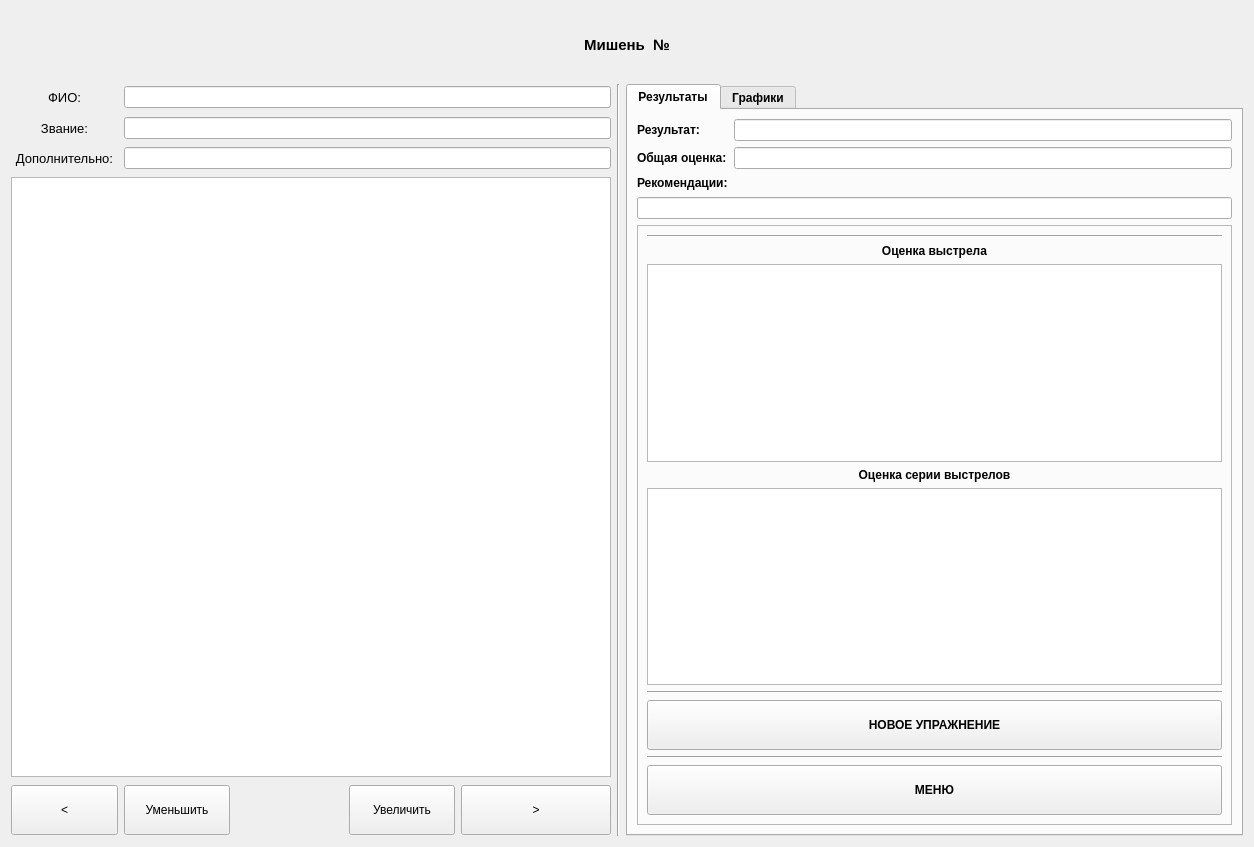
<?xml version="1.0" encoding="UTF-8"?>
<ui version="4.0">
 <class>Form</class>
 <widget class="QWidget" name="Form">
  <property name="geometry">
   <rect>
    <x>0</x>
    <y>0</y>
    <width>1254</width>
    <height>847</height>
   </rect>
  </property>
  <property name="minimumSize">
   <size>
    <width>1254</width>
    <height>847</height>
   </size>
  </property>
  <property name="maximumSize">
   <size>
    <width>1254</width>
    <height>847</height>
   </size>
  </property>
  <property name="windowTitle">
   <string>Form</string>
  </property>
  <layout class="QGridLayout" name="gridLayout">
   <item row="0" column="0" colspan="7">
    <widget class="QLabel" name="mainLabel">
     <property name="font">
      <font>
       <pointsize>11</pointsize>
       <weight>75</weight>
       <bold>true</bold>
      </font>
     </property>
     <property name="text">
      <string>Мишень  №</string>
     </property>
     <property name="alignment">
      <set>Qt::AlignCenter</set>
     </property>
    </widget>
   </item>
   <item row="2" column="1" colspan="4">
    <widget class="QLineEdit" name="zvanEdit"/>
   </item>
   <item row="1" column="1" colspan="4">
    <widget class="QLineEdit" name="fioEdit"/>
   </item>
   <item row="3" column="0">
    <widget class="QLabel" name="label_4">
     <property name="font">
      <font>
       <pointsize>10</pointsize>
      </font>
     </property>
     <property name="text">
      <string>Дополнительно:</string>
     </property>
     <property name="alignment">
      <set>Qt::AlignCenter</set>
     </property>
    </widget>
   </item>
   <item row="4" column="0" colspan="5">
    <widget class="QGraphicsView" name="targetView">
     <property name="minimumSize">
      <size>
       <width>600</width>
       <height>600</height>
      </size>
     </property>
     <property name="maximumSize">
      <size>
       <width>600</width>
       <height>600</height>
      </size>
     </property>
     <property name="autoFillBackground">
      <bool>true</bool>
     </property>
    </widget>
   </item>
   <item row="2" column="0">
    <widget class="QLabel" name="label_3">
     <property name="font">
      <font>
       <pointsize>10</pointsize>
      </font>
     </property>
     <property name="text">
      <string>Звание:</string>
     </property>
     <property name="alignment">
      <set>Qt::AlignCenter</set>
     </property>
    </widget>
   </item>
   <item row="3" column="1" colspan="4">
    <widget class="QLineEdit" name="otherEdit"/>
   </item>
   <item row="1" column="5" rowspan="5">
    <widget class="Line" name="line">
     <property name="orientation">
      <enum>Qt::Vertical</enum>
     </property>
    </widget>
   </item>
   <item row="1" column="0">
    <widget class="QLabel" name="label_2">
     <property name="font">
      <font>
       <pointsize>10</pointsize>
      </font>
     </property>
     <property name="text">
      <string>ФИО:</string>
     </property>
     <property name="alignment">
      <set>Qt::AlignCenter</set>
     </property>
    </widget>
   </item>
   <item row="5" column="1">
    <widget class="QPushButton" name="lessButton">
     <property name="minimumSize">
      <size>
       <width>0</width>
       <height>50</height>
      </size>
     </property>
     <property name="maximumSize">
      <size>
       <width>16777215</width>
       <height>50</height>
      </size>
     </property>
     <property name="text">
      <string>Уменьшить</string>
     </property>
    </widget>
   </item>
   <item row="5" column="4">
    <widget class="QPushButton" name="nextButton">
     <property name="minimumSize">
      <size>
       <width>150</width>
       <height>50</height>
      </size>
     </property>
     <property name="text">
      <string>&gt;</string>
     </property>
    </widget>
   </item>
   <item row="5" column="0">
    <widget class="QPushButton" name="prevButton">
     <property name="minimumSize">
      <size>
       <width>0</width>
       <height>50</height>
      </size>
     </property>
     <property name="text">
      <string>&lt;</string>
     </property>
    </widget>
   </item>
   <item row="5" column="3">
    <widget class="QPushButton" name="moreButton">
     <property name="minimumSize">
      <size>
       <width>0</width>
       <height>50</height>
      </size>
     </property>
     <property name="maximumSize">
      <size>
       <width>16777215</width>
       <height>50</height>
      </size>
     </property>
     <property name="text">
      <string>Увеличить</string>
     </property>
    </widget>
   </item>
   <item row="1" column="6" rowspan="5">
    <widget class="QTabWidget" name="tabWidget">
     <property name="font">
      <font>
       <weight>75</weight>
       <bold>true</bold>
      </font>
     </property>
     <property name="tabPosition">
      <enum>QTabWidget::North</enum>
     </property>
     <property name="tabShape">
      <enum>QTabWidget::Rounded</enum>
     </property>
     <property name="currentIndex">
      <number>0</number>
     </property>
     <property name="iconSize">
      <size>
       <width>100</width>
       <height>100</height>
      </size>
     </property>
     <widget class="QWidget" name="tab">
      <attribute name="title">
       <string>Результаты</string>
      </attribute>
      <layout class="QFormLayout" name="formLayout">
       <item row="0" column="0">
        <widget class="QLabel" name="label_9">
         <property name="text">
          <string>Результат:</string>
         </property>
         <property name="alignment">
          <set>Qt::AlignCenter</set>
         </property>
        </widget>
       </item>
       <item row="0" column="1">
        <widget class="QLineEdit" name="averageMark"/>
       </item>
       <item row="1" column="0">
        <widget class="QLabel" name="label_10">
         <property name="text">
          <string>Общая оценка:</string>
         </property>
        </widget>
       </item>
       <item row="1" column="1">
        <widget class="QLineEdit" name="resultsField"/>
       </item>
       <item row="2" column="0">
        <widget class="QLabel" name="label_11">
         <property name="text">
          <string>Рекомендации:</string>
         </property>
        </widget>
       </item>
       <item row="5" column="0" colspan="2">
        <widget class="QFrame" name="frame_5">
         <property name="minimumSize">
          <size>
           <width>0</width>
           <height>600</height>
          </size>
         </property>
         <property name="maximumSize">
          <size>
           <width>16777215</width>
           <height>600</height>
          </size>
         </property>
         <property name="frameShape">
          <enum>QFrame::StyledPanel</enum>
         </property>
         <property name="frameShadow">
          <enum>QFrame::Raised</enum>
         </property>
         <layout class="QVBoxLayout" name="verticalLayout_2">
          <item>
           <widget class="Line" name="line_2">
            <property name="orientation">
             <enum>Qt::Horizontal</enum>
            </property>
           </widget>
          </item>
          <item>
           <widget class="QLabel" name="label_12">
            <property name="text">
             <string>Оценка выстрела</string>
            </property>
            <property name="alignment">
             <set>Qt::AlignCenter</set>
            </property>
           </widget>
          </item>
          <item>
           <widget class="QPlainTextEdit" name="oneShotInfo"/>
          </item>
          <item>
           <widget class="QLabel" name="label_13">
            <property name="text">
             <string>Оценка серии выстрелов</string>
            </property>
            <property name="alignment">
             <set>Qt::AlignCenter</set>
            </property>
           </widget>
          </item>
          <item>
           <widget class="QPlainTextEdit" name="shotSeriesInfo"/>
          </item>
          <item>
           <widget class="Line" name="line_3">
            <property name="orientation">
             <enum>Qt::Horizontal</enum>
            </property>
           </widget>
          </item>
          <item>
           <widget class="QPushButton" name="newPractice">
            <property name="minimumSize">
             <size>
              <width>0</width>
              <height>50</height>
             </size>
            </property>
            <property name="text">
             <string>НОВОЕ УПРАЖНЕНИЕ</string>
            </property>
           </widget>
          </item>
          <item>
           <widget class="Line" name="line_4">
            <property name="orientation">
             <enum>Qt::Horizontal</enum>
            </property>
           </widget>
          </item>
          <item>
           <widget class="QPushButton" name="resultsButton">
            <property name="minimumSize">
             <size>
              <width>0</width>
              <height>50</height>
             </size>
            </property>
            <property name="maximumSize">
             <size>
              <width>16777215</width>
              <height>75</height>
             </size>
            </property>
            <property name="text">
             <string>МЕНЮ</string>
            </property>
           </widget>
          </item>
         </layout>
        </widget>
       </item>
       <item row="4" column="0" colspan="2">
        <widget class="QLineEdit" name="recommends"/>
       </item>
      </layout>
     </widget>
     <widget class="QWidget" name="tab_2">
      <attribute name="title">
       <string>Графики</string>
      </attribute>
      <layout class="QVBoxLayout" name="verticalLayout">
       <item>
        <widget class="QLabel" name="label_5">
         <property name="font">
          <font>
           <weight>50</weight>
           <bold>false</bold>
           <underline>true</underline>
          </font>
         </property>
         <property name="text">
          <string>Результаты выстрелов:</string>
         </property>
         <property name="alignment">
          <set>Qt::AlignCenter</set>
         </property>
        </widget>
       </item>
       <item>
        <widget class="QWidget" name="resGraph" native="true">
         <property name="minimumSize">
          <size>
           <width>0</width>
           <height>140</height>
          </size>
         </property>
        </widget>
       </item>
       <item>
        <widget class="QLabel" name="label_6">
         <property name="font">
          <font>
           <weight>50</weight>
           <bold>false</bold>
           <underline>true</underline>
          </font>
         </property>
         <property name="text">
          <string>Время обработки выстрела:</string>
         </property>
         <property name="alignment">
          <set>Qt::AlignCenter</set>
         </property>
        </widget>
       </item>
       <item>
        <widget class="QWidget" name="shotTimeGraph" native="true">
         <property name="minimumSize">
          <size>
           <width>0</width>
           <height>140</height>
          </size>
         </property>
        </widget>
       </item>
       <item>
        <widget class="QLabel" name="label_7">
         <property name="font">
          <font>
           <weight>50</weight>
           <bold>false</bold>
           <underline>true</underline>
          </font>
         </property>
         <property name="text">
          <string>Устойчивость к крену:</string>
         </property>
         <property name="alignment">
          <set>Qt::AlignCenter</set>
         </property>
        </widget>
       </item>
       <item>
        <widget class="QWidget" name="krenGraph" native="true">
         <property name="minimumSize">
          <size>
           <width>0</width>
           <height>140</height>
          </size>
         </property>
        </widget>
       </item>
       <item>
        <widget class="QLabel" name="label_8">
         <property name="font">
          <font>
           <weight>50</weight>
           <bold>false</bold>
           <underline>true</underline>
          </font>
         </property>
         <property name="text">
          <string>Устойчивость траектории: </string>
         </property>
         <property name="alignment">
          <set>Qt::AlignCenter</set>
         </property>
        </widget>
       </item>
       <item>
        <widget class="QWidget" name="traectoryGraph" native="true">
         <property name="minimumSize">
          <size>
           <width>0</width>
           <height>140</height>
          </size>
         </property>
        </widget>
       </item>
      </layout>
      <zorder>label_5</zorder>
      <zorder>label_6</zorder>
      <zorder>label_7</zorder>
      <zorder>label_8</zorder>
      <zorder>resGraph</zorder>
      <zorder>shotTimeGraph</zorder>
      <zorder>krenGraph</zorder>
      <zorder>traectoryGraph</zorder>
     </widget>
    </widget>
   </item>
  </layout>
 </widget>
 <resources/>
 <connections/>
</ui>
